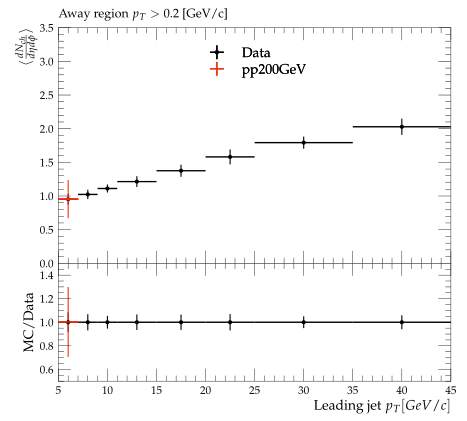

Python code for this plot:
#! /usr/bin/env python3

# This Python script was auto-generated using YODA v2.1.0.
# Analysis object: /STAR_2019_I1771348/d01-x01-y02
# Timestamp: 07-10-2025 (18:42:21)

import matplotlib as mpl
import matplotlib.pyplot as plt
mpl.use('Agg') # comment out for interactive use
import os
import numpy as np
from numpy import nan, inf

plotDir = os.path.split(os.path.realpath(__file__))[0]
if 'YODA_USER_PLOT_PATH' in globals():
    plot_outdir = globals()['YODA_USER_PLOT_PATH']
else:
    plot_outdir = plotDir

#plot style
plt.style.use(os.path.join(plotDir, '../default.mplstyle'))
# plot metadata
figW, figH = plt.rcParams['figure.figsize']
ax_xLabel = r'Leading jet $p_{T} [GeV/c]$'
ax_yLabel = r'$ \langle \frac{dN_{ch}}{d\eta d\phi} \rangle$'
ax_title  = r'Away region $p_{T} > 0.2$ [GeV/c]'
ax_xScale = 'linear'
ax_yScale = 'linear'
xLims = (5.0, 45.0)
yLims = (0.0, 3.5)

# TeX-friendly labels for the legend
labels = {
    'legend' : ([ r"Data", r"pp200GeV" ], r""),
}

# Adjust canvas width and height
canvasW = 10.0
canvasH = 9.0
figW *= canvasW/10.
figH *= canvasH/9.

# Create figure and axis objects
fig, (ax, ratio0_ax) = plt.subplots(2, 1, sharex=True,
                  figsize=(figW,figH), gridspec_kw={'height_ratios': (6.0, 3.0)})

# Set figure margins
plt.subplots_adjust(
    left   = 1.0 * plt.rcParams['figure.subplot.left'],
    right  = 1.0 * plt.rcParams['figure.subplot.right'],
    top    = 1.0 * plt.rcParams['figure.subplot.top'],
    bottom = 1.0 * plt.rcParams['figure.subplot.bottom'])

ratio0_ax.yaxis.set_major_locator(mpl.ticker.MultipleLocator(0.2))
ratio0_ax.set_ylim(0.5, 1.4999)
ratio0_ax.set_ylabel('MC/Data')

# the numerical data is stored in a separate file
dataf = dict()
prefix = os.path.split(__file__)[0]
if prefix:    prefix = prefix + '/'
exec(open(prefix+'d01-x01-y02__data.py').read(), dataf)


legend_handles = dict() # keep track of handles for the legend

# style options for curves
# starts at zorder>=5 to draw curve on top of legend
styles = {
  'Data': {
    'color' : 'black',
    'linestyle' : '-',
    'linewidth' : 1,
    'marker' : 'o',
    'markersize' : 2,
    'capsize' : 0.0,
    'zorder' : 5,
    'histstyle' : 0,
    'drawstyle' : 'steps-pre',
    'xerrorbars' : 1,
    'yerrorbars' : 1,
    'fillcolor' : None,
    'fillopacity' : 1.0,
    'ratio0_linestyle' : '-',
    'ratio0_linewidth' : 1,
    'ratio0_marker' : 'o',
    'ratio0_markersize' : 2,
    'ratio0_capsize' : 0.0,
    'ratio0_zorder' : 5,
    'ratio0_histstyle' : 0,
    'ratio0_drawstyle' : 'steps-pre',
    'ratio0_xerrorbars' : 1,
    'ratio0_yerrorbars' : 1,
  },
  'pp200GeV.yoda': {
    'color' : '#EE3311',
    'linestyle' : '-',
    'linewidth' : 1,
    'marker' : 'none',
    'markersize' : 2,
    'capsize' : 0.0,
    'zorder' : 6,
    'histstyle' : 1,
    'drawstyle' : 'steps-pre',
    'xerrorbars' : 1,
    'yerrorbars' : 1,
    'fillcolor' : None,
    'fillopacity' : 1.0,
    'ratio0_linestyle' : '-',
    'ratio0_linewidth' : 1,
    'ratio0_marker' : 'none',
    'ratio0_markersize' : 2,
    'ratio0_capsize' : 0.0,
    'ratio0_zorder' : 6,
    'ratio0_histstyle' : 1,
    'ratio0_drawstyle' : 'steps-pre',
    'ratio0_xerrorbars' : 1,
    'ratio0_yerrorbars' : 1,
  },
}

# curve from input yoda files in main panel
for label, yvals in dataf['yvals'].items():
    if all(np.isnan(v) for v in dataf['yvals'][label]):
        continue
    tmp = None
    if styles[label]['histstyle']: # draw as histogram
        xpos = dataf['xedges'][label] if styles[label]['drawstyle'] else dataf['xpoints'][label]
        ypos = np.insert(yvals, 0, yvals[0]) if styles[label]['drawstyle'] else yvals
        if styles[label]['fillcolor']: # fill area below curve
            ax.fill_between(xpos, ypos, step='pre',
                            color=styles[label]['fillcolor'],
                            alpha=styles[label]['fillopacity'])
        tmp, = ax.plot(xpos, ypos,
                       color=styles[label]['color'],
                       linestyle=styles[label]['linestyle'],
                       linewidth=styles[label]['linewidth'],
                       drawstyle=styles[label]['drawstyle'], solid_joinstyle='miter',
                       zorder=styles[label]['zorder'], label=label)
    tmp = ax.errorbar(dataf['xpoints'][label], yvals,
                      xerr=np.array(dataf['xerrs'][label])*styles[label]['xerrorbars'],
                      yerr=np.array(dataf['yerrs'][label])*styles[label]['yerrorbars'],
                      fmt=styles[label]['marker'], capsize=styles[label]['capsize'],
                      markersize=styles[label]['markersize'],
                      ecolor=styles[label]['color'],
                      color=styles[label]['color'], zorder=styles[label]['zorder'])
    tmp[-1][0].set_linestyle(styles[label]['linestyle'])
    tmp[-1][0].set_linewidth(styles[label]['linewidth'])
    if label in dataf['add_legend_handle']:  legend_handles[label] = tmp
    for varLabel in dataf['variation_yvals'].keys():
        if varLabel.startswith(label):
            tmp, = ax.plot(dataf['xedges'][label], dataf['variation_yvals'][varLabel],
                           color=styles[label]['color'],
                           linestyle=styles[label]['linestyle'],
                           linewidth=styles[label]['linewidth'],
                           drawstyle='steps-pre', solid_joinstyle='miter',
                           zorder=styles[label]['zorder'], alpha=0.5)


# plots on ratio panel
# curve from input yoda files in ratio panel
for label, yvals in dataf['ratio0_yvals'].items():
    if all(np.isnan(v) for v in yvals):
        continue
    if styles[label]['ratio0_histstyle']: # plot as histogram
        xpos = dataf['xedges']['Data'] if styles[label]['ratio0_drawstyle'] else dataf['xpoints']['Data']
        ypos = np.insert(yvals, 0, yvals[0]) if styles[label]['ratio0_drawstyle'] else yvals
        ratio0_ax.plot(xpos, ypos,
                       color=styles[label]['color'],
                       linewidth=styles[label]['linewidth'],
                       linestyle=styles[label]['ratio0_linestyle'],
                       drawstyle=styles[label]['ratio0_drawstyle'], zorder=styles[label]['zorder'],
                       solid_joinstyle='miter')
    tmp = ratio0_ax.errorbar(dataf['xpoints']['Data'], yvals,
                             xerr=np.array(dataf['ref_xerrs'])*styles[label]['ratio0_xerrorbars'],
                             yerr=np.array(dataf['ratio0_yerrs'][label])*styles[label]['ratio0_yerrorbars'],
                             fmt=styles[label]['ratio0_marker'], capsize=styles[label]['ratio0_capsize'],
                             markersize=styles[label]['ratio0_markersize'],
                             ecolor=styles[label]['color'],
                             color=styles[label]['color'])
    tmp[-1][0].set_linestyle(styles[label]['ratio0_linestyle'])
    tmp[-1][0].set_linewidth(styles[label]['ratio0_linewidth'])

    for varlabel in dataf['ratio0_variation_vals'].keys():
        if varlabel.startswith(label):
            ratio0_ax.plot(dataf['xedges']['Data'],
                            dataf['ratio0_variation_vals'][varlabel],
                            color=styles[label]['color'],
                            linestyle=styles[label]['linestyle'],
                            linewidth=styles[label]['linewidth'],
                            drawstyle='steps-pre', solid_joinstyle='miter',
                            zorder=1, alpha=0.5)

legend_items = list(legend_handles.values())
ax.add_artist(ax.legend(legend_items,
                        labels['legend'][0],
                        title=labels['legend'][1],
                        alignment='left',
                        loc='upper center',
                        bbox_to_anchor=(0.5, 0.97)))

# set plot metadata as defined above
ratio0_ax.set_xlabel(ax_xLabel)
ratio0_ax.xaxis.set_label_coords(1., -0.15)
ax.set_ylabel(ax_yLabel, ha='right', va='top')
ax.yaxis.set_label_coords(-0.11, 1.0)
ax.set_title(ax_title, loc='left')
ax.set_xscale(ax_xScale)
ax.set_yscale(ax_yScale)
ax.set_xlim(xLims)
ax.set_ylim(yLims)

# tick formatting
plt.rcParams['xtick.top'] = 1
plt.rcParams['ytick.right'] = 1
fig.align_ylabels((ax, ratio0_ax))
plt.savefig(os.path.join(plot_outdir, 'd01-x01-y02.pdf'), format='PDF')
plt.savefig(os.path.join(plot_outdir, 'd01-x01-y02.png'), format='PNG')

plt.close(fig)
